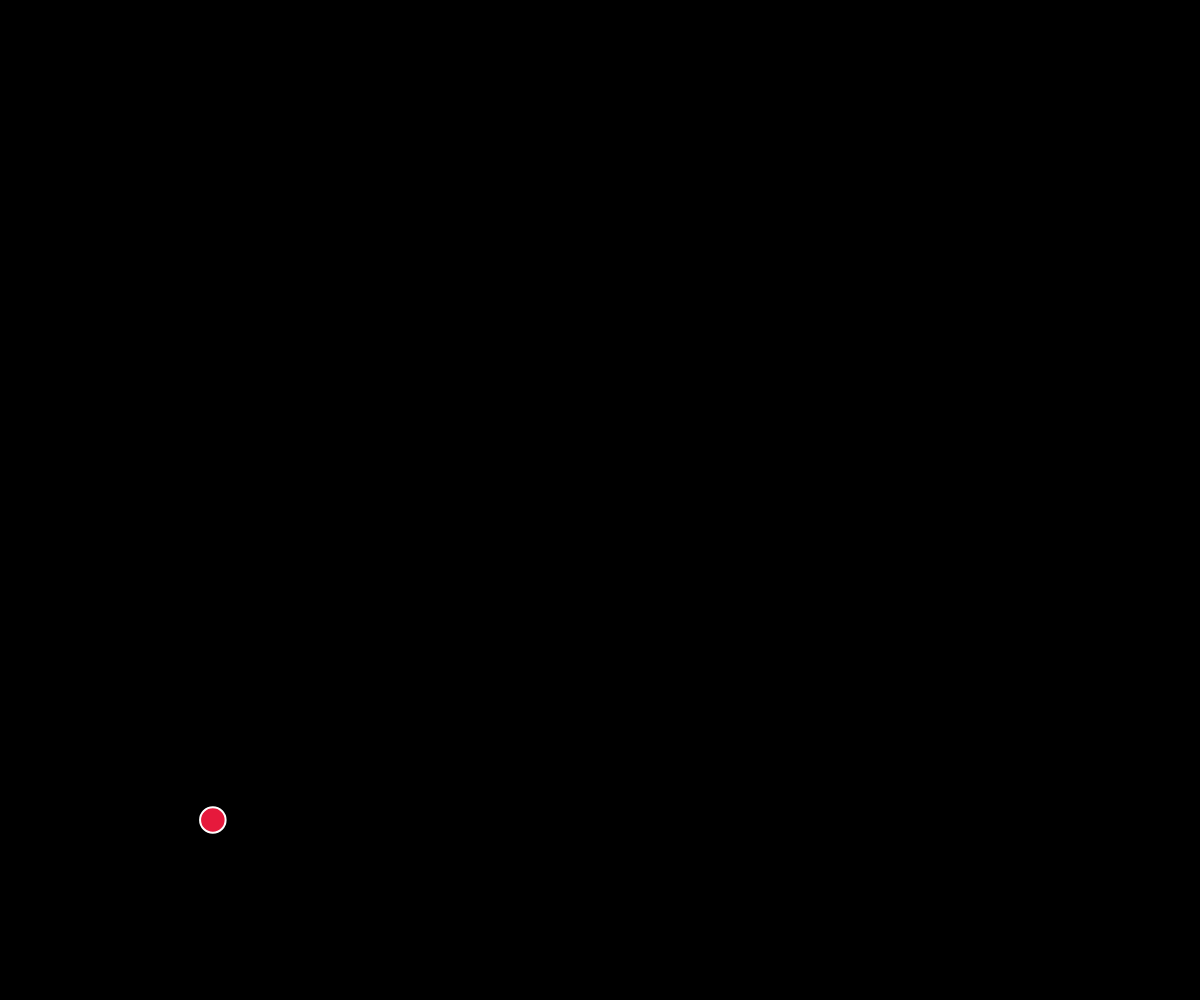
Frame 1 (no input)
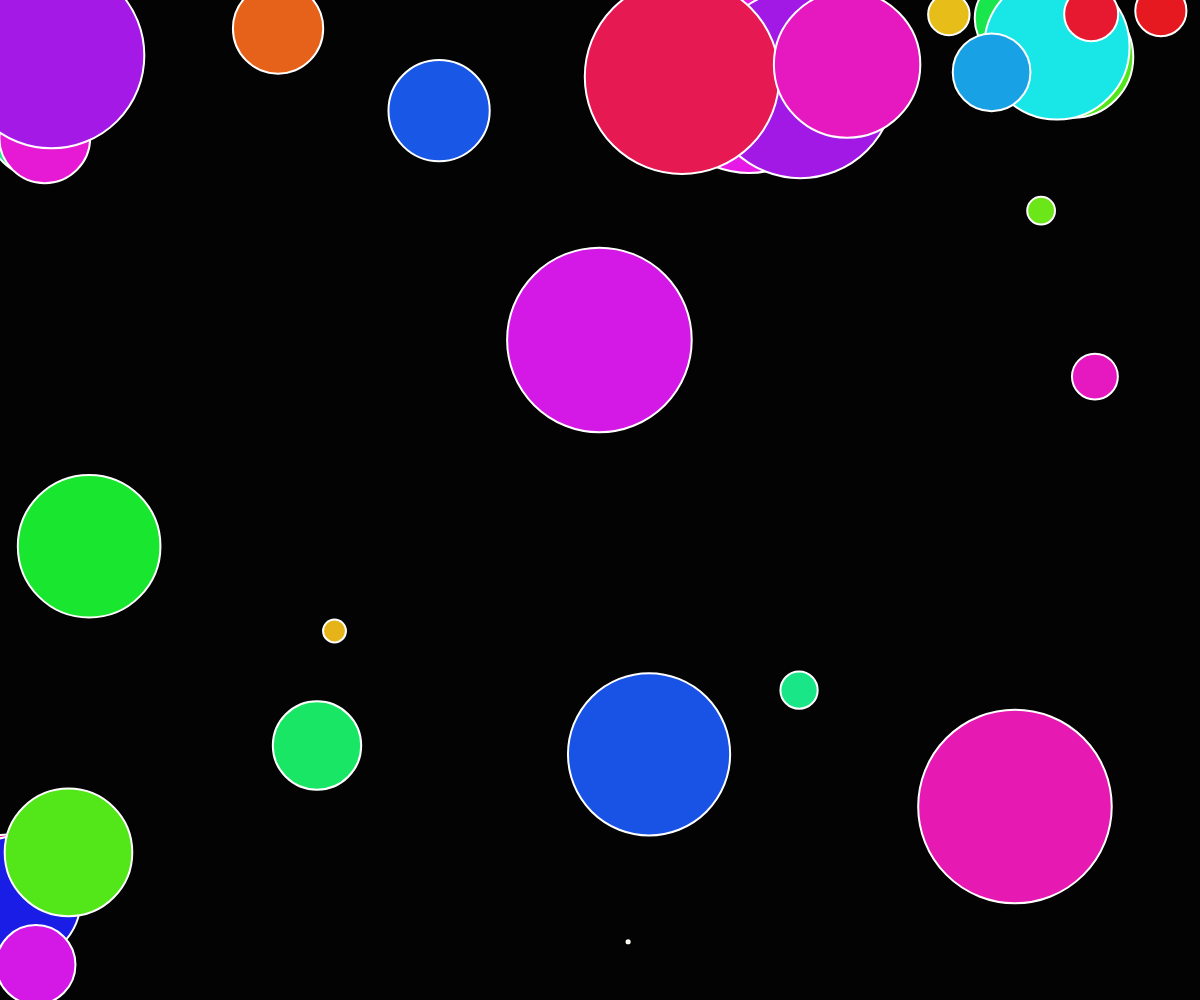
Frame 60 (no input)
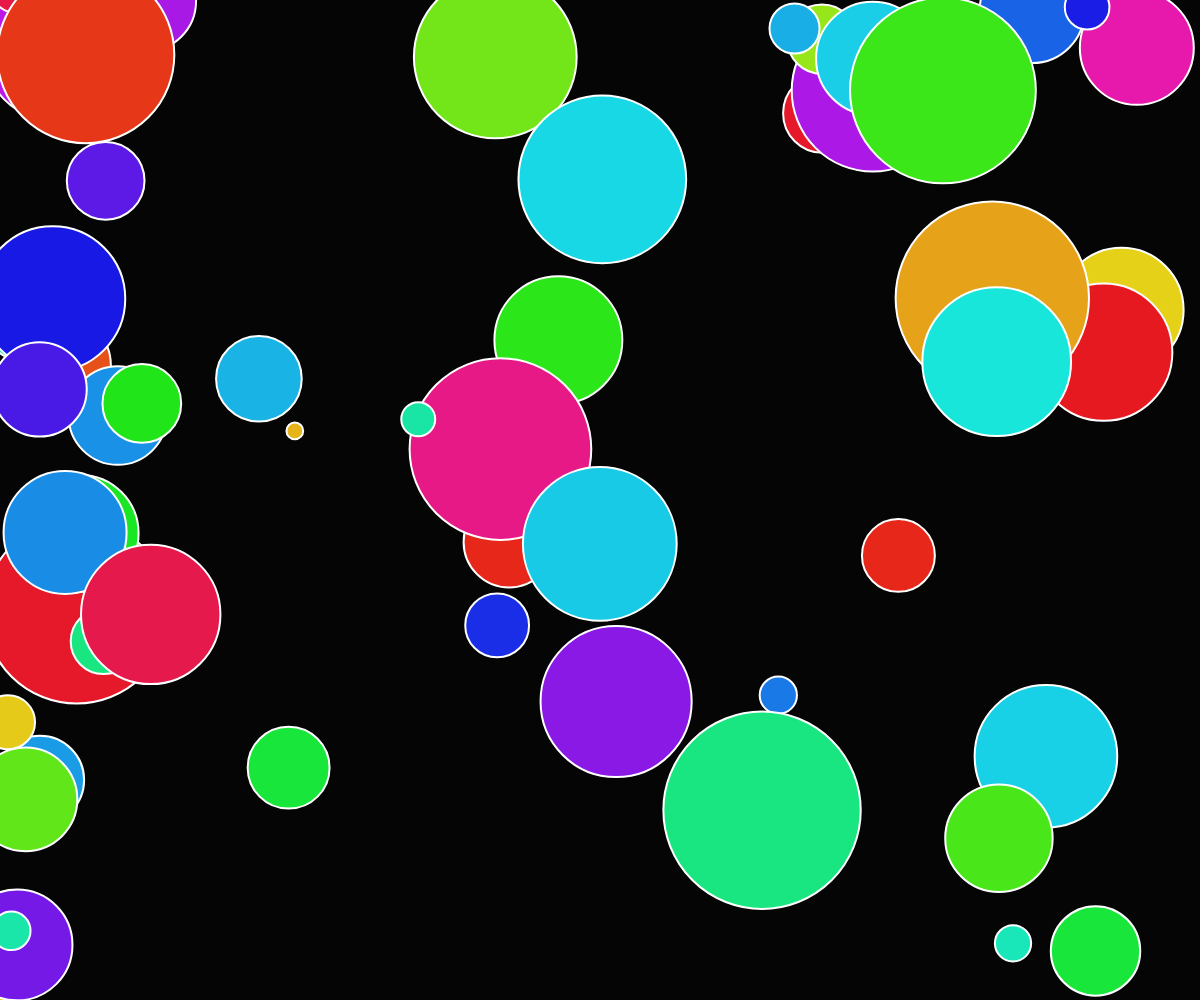
Frame 120 (the mouse pressed at the canvas centre since frame 60)

The p5.js sketch that drew these frames (run headless with seeded random() and noise() and a simulated clock; from frame 60 on, the mouse is pressed at the canvas centre):

// p5.js sketch
// ── sketch.js
class Ball {
	constructor(i) {
		this.heartStrokeColor = Math.floor(Math.random() * 254) + 1;
		this.heartFillIndex = Math.floor(Math.random() * 359) + 1;
		this.heartFillColor = 0;

		this.lifeSpan = Math.floor(Math.random() * 5) + 1;
		window.setTimeout(function () {
			delete balls[i];
		}, this.lifeSpan * 1000);

		this.r = Math.random() * 100 + 1;
		this.strokeWeight = 2;
		this.offsetMin = this.r + this.strokeWeight + 2;
		this.offsetMax = this.r + this.strokeWeight - 2;
		this.pos = createVector(
			this.offsetMin + (Math.floor(Math.random() * width) + 0),
			this.offsetMin + (Math.floor(Math.random() * height) + 0)
		);
		this.vel = createVector(
			Math.random() * 1 + 0.2,
			Math.random() * 1 + 0.2
		);
		this.acc = createVector(
			Math.random() * 2.5 + 0.1,
			Math.random() * 2.5 + 0.1
		);
	}

	setColor() {
		this.heartFillIndex++;
		if (this.heartFillIndex > 360) {
			this.heartFillIndex = 0;
		}

		this.heartFillColor = color("hsl(" + this.heartFillIndex + ",80%,50%)");
	}

	update() {
		this.setColor();
		if (this.pos.x < this.offsetMin) {
			this.vel.x = Math.abs(Math.random() * 1 + 0.2);
			this.acc = createVector(this.acc.x * -1, this.acc.y);
		} else if (this.pos.x > width - this.offsetMax && this.vel.x > 0) {
			this.vel.x = Math.abs(Math.random() * 1 + 0.2) * -1;
			this.acc = createVector(this.acc.x * -1, this.acc.y);
		}

		if (this.pos.y < this.offsetMin) {
			this.vel.y = Math.abs(Math.random() * 1 + 0.2);
			this.acc = createVector(this.acc.x, this.acc.y * -1);
		} else if (this.pos.y > height - this.offsetMax && this.vel.y > 0) {
			this.vel.y = Math.abs(Math.random() * 1 + 0.2) * -1;
			this.acc = createVector(this.acc.x, this.acc.y * -1);
		}

		this.vel.add(this.acc);
		this.pos.add(this.vel);
	}

	draw() {
		stroke(255);
		strokeWeight(this.strokeWeight);
		fill(this.heartFillColor);
		ellipse(this.pos.x, this.pos.y, this.r * 2);
	}
}

let balls = [];
let ballCount = 1;
let addBall = function () {
	balls[ballCount] = new Ball(ballCount);
	ballCount++;
};

let isSurging = false;
let surge = function () {
	if (isSurging) {
		return;
	}

	isSurging = true;
	let surgeCount = Math.floor(Math.random() * 50) + 1;
	let adder = window.setInterval(function () {
		if (surgeCount > 0) {
			addBall();
			surgeCount -= 1;
		} else {
			isSurging = false;
			window.clearInterval(adder);
		}
	}, 10);
};

function setup() {
	createCanvas(windowWidth, windowHeight);
	addBall();
	window.setInterval(function () {
		surge();
	}, 2000);
	surge();
}

let backgroundIndex = 0;
let backDir = 1;
function draw() {
	background(backgroundIndex);
	backgroundIndex += backDir;
	if (backgroundIndex > 30) {
		backDir = -1;
	} else if (backgroundIndex <= 0) {
		backDir = 1;
	}

	for (var obj in balls) {
		if (balls.hasOwnProperty(obj)) {
			balls[obj].update();
			balls[obj].draw();
		}
	}
}

function mouseClicked() {
	addBall();
}

function windowResized() {
	resizeCanvas(windowWidth, windowHeight);
}

// ── sketch.css
html, body {
	height: 100vh;
	width: 100vw;
	overflow:hidden;
	box-sizing: border-box;
	padding:0;
	margin:0;
	outline:none;
	border:none;
}
